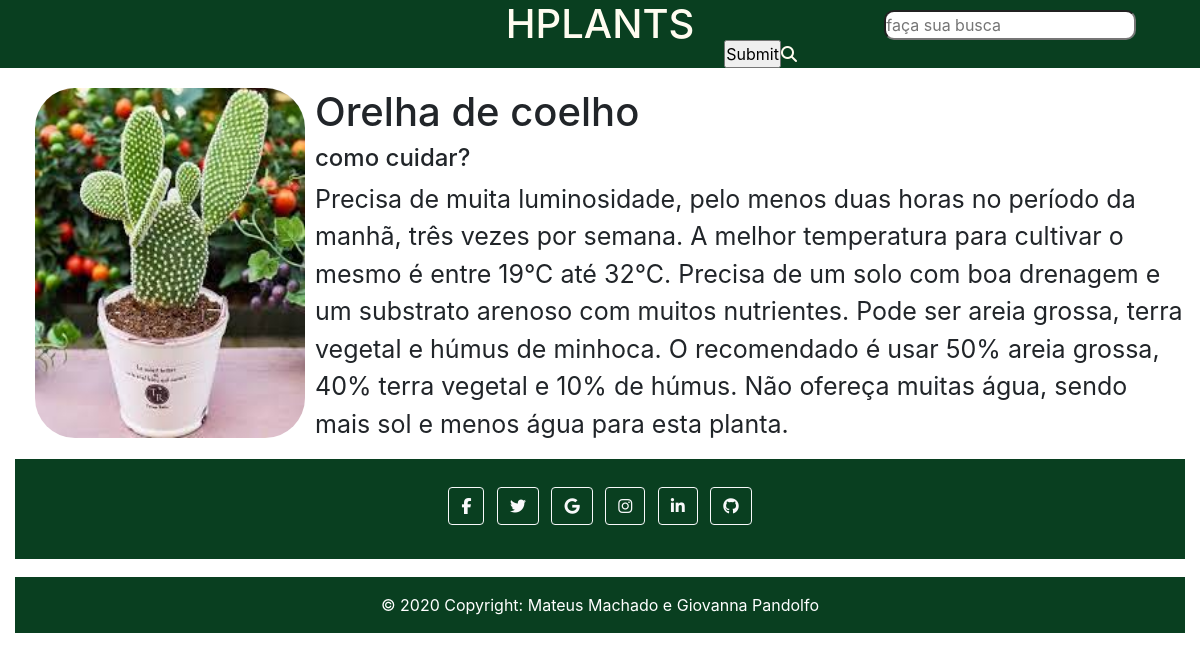
Screenshot of /planta.php?id=3 with the database file from the repository.
### tables this page shows
CREATE TABLE `plantas` (
  `PlantaID` int(11) NOT NULL,
  `Nome` varchar(255) NOT NULL,
  `CategoriaID` int(11) NOT NULL,
  `Cuidados` longtext NOT NULL,
  `Imagem` varchar(255) NOT NULL
);

### planta.php (the view)
<?php
include_once 'conexao.php';
$id = $_GET['id'];
$sql = "SELECT * FROM plantas WHERE PlantaID = {$id}";
$result_query = mysqli_query( $conexao, $sql );
$dados = mysqli_fetch_array($result_query, MYSQLI_ASSOC);
?>
    <main id="plantas" class="row">
        <div class="col-3">
            <img src="./img/<?php echo $dados['Imagem']?>" alt="" class="imagem" ">
        </div>
        <div class="col-9">
            <h2 class="nomeplanta"><?php echo $dados['Nome']?></h2>
            <h4>como cuidar?</h4>
            <p class="paragrafo"><?php echo $dados['Cuidados']?></p>
        </div>
    </main>
<?php
include_once 'footer.php';
?>

### style.css (style rules this page uses)
* { padding: 0; margin: 0; }
.imagem { border-radius: 40px; height: 350px; margin-top: 20px; margin-left: 20px; margin-bottom: 20px; width: 100%; }
.nomeplanta { font-size: 40px; margin-top: 20px; margin-left: 0px; }
.paragrafo { font-size: 25px; }

### rows the page displays
plantas: Imagem (picture), Nome "Orelha de coelho", Cuidados "Precisa de muita luminosidade, pelo menos duas horas no período da manhã, três vezes por semana. A melhor temperatura para cultivar o mesmo é entre 19°C até 32°C. Precisa de um solo com boa drenagem e um substrato arenoso com muitos nutrientes. Pode ser areia grossa, terra vegetal e húmus de minhoca. O recomendado é usar 50% areia grossa, 40% terra vegetal e 10% de húmus. Não ofereça muitas água, sendo mais sol e menos água para esta planta."
